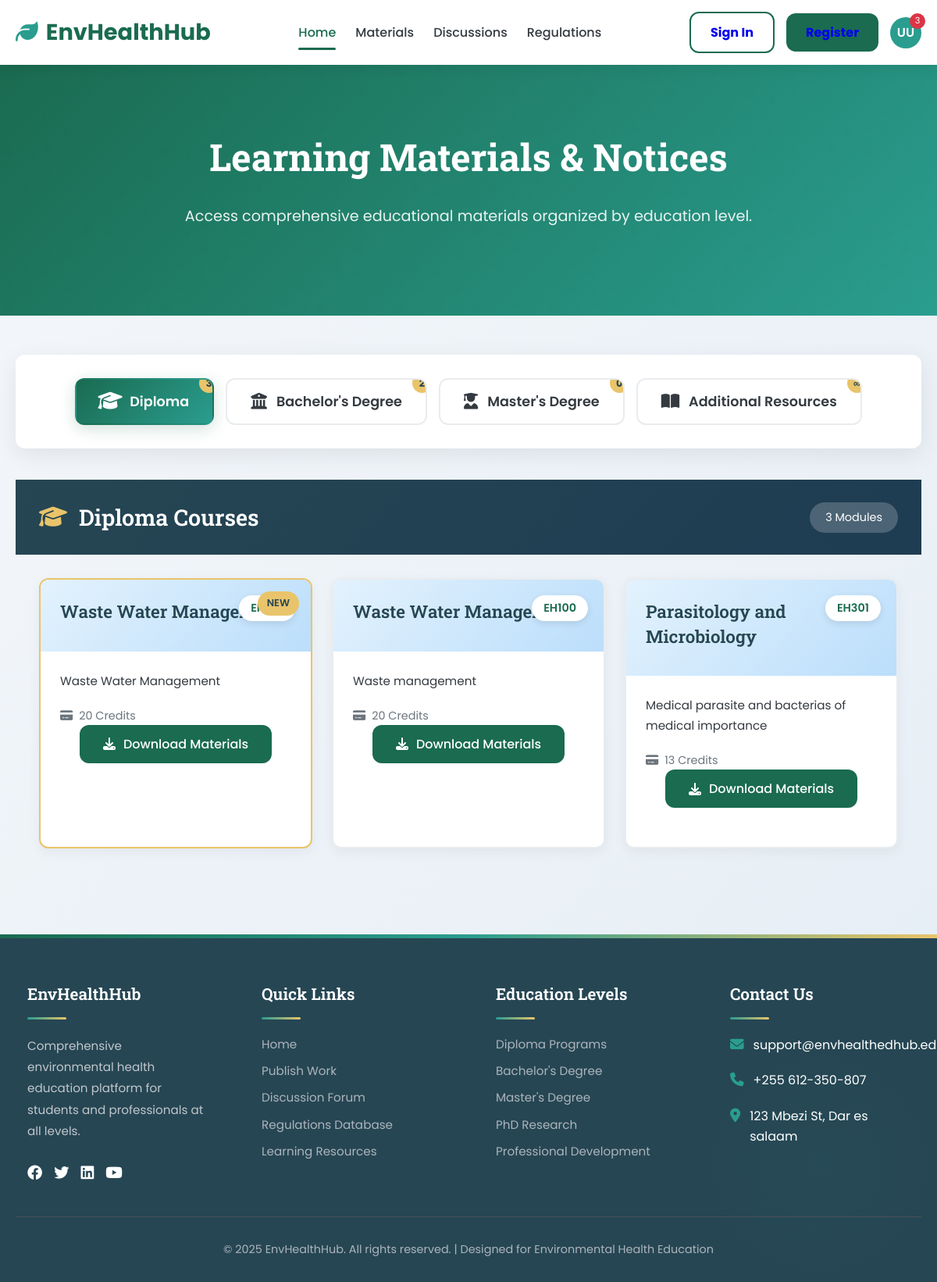
The app's page /material/ (signed in) with its own data.
### mainApp/models.py (models this page shows, shortened)
class Course(models.Model):
    EDUCATION_LEVELS = (
        ('Diploma', 'Diploma'),
        ('Degree', 'Degree'),
        ('Masters', 'Masters'),
        ('Other', 'Other')
    )
    education_level = models.CharField(
        max_length=15,
        choices=EDUCATION_LEVELS,
        default='Degree'
    )
    course_name = models.CharField(max_length=150)
    course_code = models.CharField(max_length=150)
    course_credit = models.CharField(max_length=150, default='3')
    course_description = models.TextField()
    course_file = models.FileField(
        upload_to='documents/courses/',
        validators=[FileExtensionValidator(['pdf', 'docx', 'doc', 'ppt', 'pptx'])],
        blank=True,
        null=True
    )
    uploaded_by = models.ForeignKey(
        User,
        on_delete=models.SET_NULL,
        null=True,
        blank=True,
        related_name='uploaded_courses'
    )
    created_at = models.DateTimeField(default=timezone.now)
    updated_at = models.DateTimeField(auto_now=True)
    is_active = models.BooleanField(default=True)
    class Meta:
        ordering = ['education_level', 'course_code']
        verbose_name = 'Course'
        verbose_name_plural = 'Courses'

### mainApp/views.py (the view, shortened to what this page needs)
# urls.py: path('material/', views.coursesView, name='material'),
@login_required
def coursesView(request):
    all_courses = Course.objects.filter(is_active=True)
    search_query = request.GET.get('search', '')
    if search_query:
        all_courses = all_courses.filter(
            Q(course_name__icontains=search_query) |
            Q(course_code__icontains=search_query) |
            Q(course_description__icontains=search_query)
        )
    paginator = Paginator(all_courses, 12)
    page_number = request.GET.get('page')
    page_obj = paginator.get_page(page_number)
    context = {
        'courses': page_obj,
        'diploma_courses': all_courses.filter(education_level='Diploma'),
        'bachelor_courses': all_courses.filter(education_level='Degree'),
        'master_courses': all_courses.filter(education_level='Masters'),
        'other_courses': all_courses.filter(education_level='Other'),
        'search_query': search_query,
        'total_courses': all_courses.count(),
    }
    return render(request, 'mainApp/materials.html', context)

### mainApp/context_processors.py (called while the page is built)
def avatar_context (request):
    user = request.user
    try:
        avatar = user.first_name[0] + user.last_name[0]
        return {
            'avatar': avatar
        }
    except:
        return {
            'avatar': 'UU'
        }

### mainApp/templates/mainApp/materials.html (shortened to what this page needs)
{% extends 'mainApp/base.html' %}
{% block content %}
<!DOCTYPE html>
<html lang="en">
<head>
    <link rel="stylesheet" href="https://cdnjs.cloudflare.com/ajax/libs/font-awesome/6.4.0/css/all.min.css">
</head>
<body>
    <section class="materials-hero">
        <div class="container">
            <div class="hero-content">
                <h1 style="color: white;">Learning Materials & Notices</h1>
                <p>Access comprehensive educational materials organized by education level.</p>
            </div>
        </div>
    </section>
    <div class="container">
        <section class="education-levels">
            <div class="level-nav">
                <button type="button" class="level-btn active" onclick="showSection('diploma')">
                    <i class="fas fa-graduation-cap"></i>
                    Diploma
                    <span class="level-badge">{{ diploma_courses|length }}</span>
                </button>
                <button type="button" class="level-btn" onclick="showSection('bachelor')">
                    <i class="fas fa-university"></i>
                    Bachelor's Degree
                    <span class="level-badge">{{ bachelor_courses|length }}</span>
                </button>
                <button type="button" class="level-btn" onclick="showSection('master')">
                    <i class="fas fa-user-graduate"></i>
                    Master's Degree
                    <span class="level-badge">{{ master_courses|length }}</span>
                </button>
                <button type="button" class="level-btn" onclick="showSection('resources')">
                    <i class="fas fa-book-open"></i>
                    Additional Resources
                    <span class="level-badge">∞</span>
                </button>
            </div>
        </section>
        <div class="materials-container" id="diploma-section">
            <div class="level-header">
                <h2><i class="fas fa-graduation-cap"></i> Diploma Courses</h2>
                <div class="module-count">{{ diploma_courses|length }} Modules</div>
            </div>
            {% if diploma_courses %}
            <div class="modules-grid">
                {% for course in diploma_courses %}
                <div class="module-card {% if forloop.first %}highlighted{% endif %}">
                    <div class="module-header">
                        <span class="module-code">{{ course.course_code }}</span>
                        <h3>{{ course.course_name }}</h3>
                    </div>
                    <div class="module-body">
                        <p class="module-description">
                            {{ course.course_description|truncatechars:200 }}
                        </p>
                        {% if course.course_credit %}
                        <div class="module-credit">
                            <i class="fas fa-credit-card"></i> {{ course.course_credit }} Credits
                        </div>
                        {% endif %}
                        <div class="module-footer">
                            {% if course.course_file and course.course_file != 'No file' %}
                            <a href="{{ course.course_file.url }}" class="btn btn-primary" download>
                                <i class="fas fa-download"></i> Download Materials
                            </a>
                            {% else %}
                            <button class="btn btn-primary" disabled>
                                <i class="fas fa-download"></i> No File Available
                            </button>
                            {% endif %}
                        </div>
                    </div>
                </div>
                {% endfor %}
            </div>
            {% endif %}
        </div>
    </div>
</body>
</html>
{% endblock %}

### mainApp/templates/mainApp/base.html (shortened to what this page needs)
{% load static %}
<!DOCTYPE html>
<html lang="en">
<head>
    <link rel="stylesheet" href="https://cdnjs.cloudflare.com/ajax/libs/font-awesome/6.4.0/css/all.min.css">
    <link rel="stylesheet" href="{% static 'mainApp/style.css' %}">
</head>
<body>
    <header>
        <div class="container">
            <nav class="navbar">
                <div class="logo">
                    <i class="fas fa-leaf"></i>
                    <span>EnvHealthHub</span>
                </div>
                <div class="nav-links">
                    <a href="{% url 'mainApp:home' %}" class="active">Home</a>
                    <a href="{% url 'mainApp:material' %}">Materials</a>
                    <a href="#discussions">Discussions</a>
                    <a href="{% url 'mainApp:regulation' %}">Regulations</a>
                </div>
                <div class="user-actions">
                    <button class="btn btn-outline"><a href="{% url 'accounts:login' %}" style="text-decoration: none; font-weight: bold;">Sign In</a></button>
                    <button class="btn btn-primary"><a href="{% url 'accounts:register' %}" style="text-decoration: none; font-weight: bold;">Register</a></button>
                    {% if request.user.is_authenticated %}
                    <div class="user-profile">
                        <div class="user-avatar"><a href="{% url 'accounts:edit' request.user.id %}" style="text-decoration: none; color: white;">{{ avatar }}</a></div>
                        <div class="notification-badge">3</div>
                    </div>
                    {% endif %}
                </div>
            </nav>
        </div>
    </header>
    {% block content %}{% endblock %}
    <footer>
        <div class="container">
            <div class="footer-content">
                <div class="footer-section">
                    <h3>EnvHealthHub</h3>
                    <p>Comprehensive environmental health education platform for students and professionals at all levels.</p>
                    <div style="margin-top: 20px; display: flex; gap: 15px;">
                        <a href="#" style="color: white; font-size: 1.2rem;"><i class="fab fa-facebook"></i></a>
                        <a href="#" style="color: white; font-size: 1.2rem;"><i class="fab fa-twitter"></i></a>
                        <a href="#" style="color: white; font-size: 1.2rem;"><i class="fab fa-linkedin"></i></a>
                        <a href="#" style="color: white; font-size: 1.2rem;"><i class="fab fa-youtube"></i></a>
                    </div>
                </div>
                <div class="footer-section">
                    <h3>Quick Links</h3>
                    <ul class="footer-links">
                        <li><a href="#">Home</a></li>
                        <li><a href="#publish">Publish Work</a></li>
                        <li><a href="#discussions">Discussion Forum</a></li>
                        <li><a href="#regulations">Regulations Database</a></li>
                        <li><a href="#resources">Learning Resources</a></li>
                    </ul>
                </div>
                <div class="footer-section">
                    <h3>Education Levels</h3>
                    <ul class="footer-links">
                        <li><a href="#">Diploma Programs</a></li>
                        <li><a href="#">Bachelor's Degree</a></li>
                        <li><a href="#">Master's Degree</a></li>
                        <li><a href="#">PhD Research</a></li>
                        <li><a href="#">Professional Development</a></li>
                    </ul>
                </div>
                <div class="footer-section">
                    <h3>Contact Us</h3>
                    <ul class="footer-links">
                        <li><i class="fas fa-envelope"></i> support@envhealthedhub.edu</li>
                        <li><i class="fas fa-phone"></i> +255 612-350-807</li>
                        <li><i class="fas fa-map-marker-alt"></i> 123 Mbezi St, Dar es salaam</li>
                    </ul>
                </div>
            </div>
            <div class="copyright">
                <p>&copy; 2025 EnvHealthHub. All rights reserved. | Designed for Environmental Health Education</p>
            </div>
        </div>
    </footer>
</body>
</html>

### records on screen
Course: course_code "EH100", course_name "Waste Water Management", course_description "Waste Water Management", course_credit "20"
Course: course_code "EH100", course_name "Waste Water Management", course_description "Waste management", course_credit "20"
Course: course_code "EH301", course_name "Parasitology and Microbiology", course_description "Medical parasite and bacterias of medical importance", course_credit "13"

### other values on screen
{{ avatar }} "UU"
{{ diploma_courses|length }} "3"
{{ bachelor_courses|length }} "2"
{{ master_courses|length }} "0"
